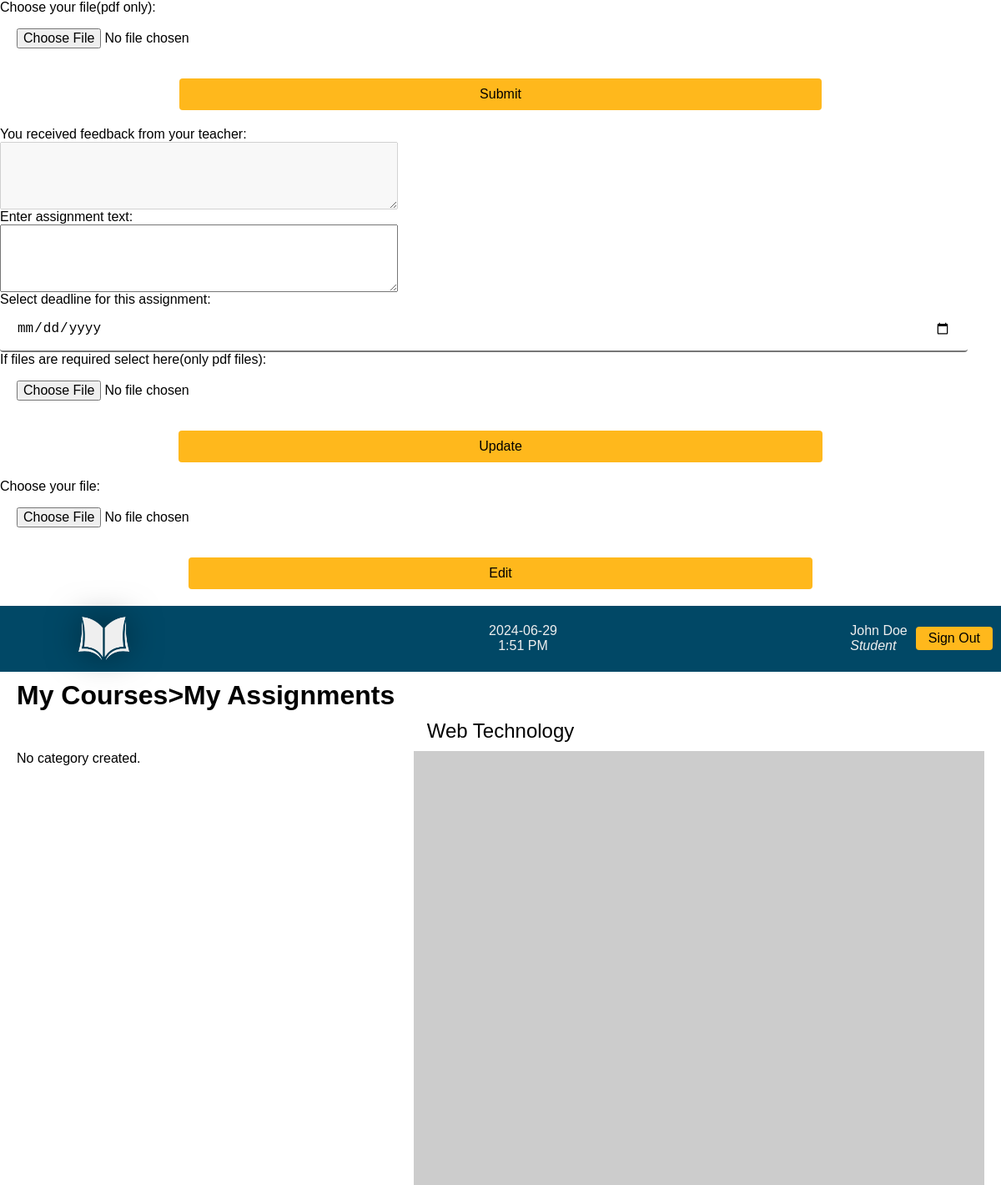
The app's page /pages/assignment.php?course_code=CACS205 (signed in), older data.
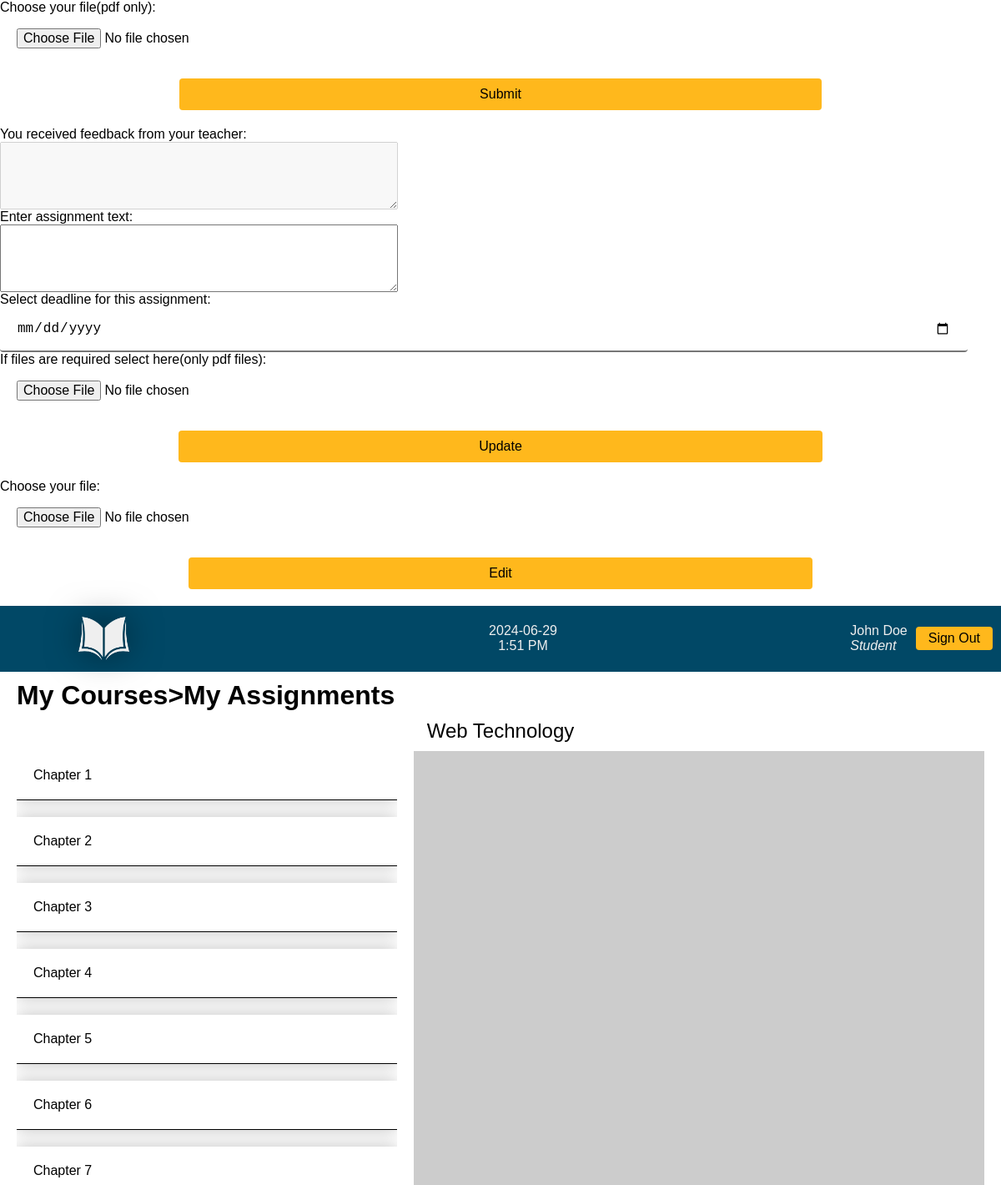
The same page, newer data.
### tables this page shows
CREATE TABLE `students` (
  `student_id` int(11) NOT NULL,
  `fname` varchar(20) DEFAULT NULL,
  `lname` varchar(20) DEFAULT NULL,
  `phone` bigint(20) DEFAULT NULL,
  `email` varchar(40) DEFAULT NULL,
  `username` varchar(8) DEFAULT NULL,
  `password` char(255) DEFAULT NULL,
  `dob` date DEFAULT NULL,
  `age` smallint(6) GENERATED ALWAYS AS (timestampdiff(YEAR,`dob`,curdate())) VIRTUAL,
  `batch_year` year(4) DEFAULT NULL
);

CREATE TABLE `courses` (
  `course_code` varchar(10) NOT NULL,
  `course_title` varchar(50) DEFAULT NULL,
  `credit_hours` smallint(6) DEFAULT NULL,
  `lecture_hours` smallint(6) DEFAULT NULL,
  `tutorial_hours` smallint(6) DEFAULT NULL,
  `lab_hours` smallint(6) DEFAULT NULL,
  `elective_subject` tinyint(1) NOT NULL,
  `semester_number` smallint(6) DEFAULT NULL
);

CREATE TABLE `assignment_category` (
  `assignment_category_id` int(11) NOT NULL,
  `category_name` varchar(50) NOT NULL,
  `teacher_courses_id` int(11) DEFAULT NULL
);

### database/value_pull.php (called while the page is built, shortened)
<?php
    include_once 'check_result.php';
    function getDetails($username){
        $connection = connectDatabase();
        if ($_SESSION['title'] == 'teacher'){
            $sql = "SELECT teacher_id, fname, lname FROM teachers WHERE username='$username';";
        }
        else if ($_SESSION['title'] == 'student'){
            $sql = "SELECT student_id, fname, lname, batch_year, semester_number FROM students INNER JOIN batch USING (batch_year) WHERE username='$username';";
        }
        $result = mysqli_query($connection,$sql);
        $userDetails=[];
        while ($row = mysqli_fetch_assoc($result)) {
            array_push($userDetails, $row);
       }
       return $userDetails;
    }
    function getCourse($stdId,$value){
        $connection = connectDatabase();
        if ($_SESSION['title'] == 'teacher'){
            $sql = "SELECT course_code, course_title,semester_number FROM courses INNER JOIN teacher_courses USING (course_code) WHERE teacher_id=$value AND active_status=1;";
        }
        else if ($_SESSION['title'] == 'student'){
            if ($value !== '7' && $value !== '8') {
                $sql = "SELECT course_code, course_title FROM courses INNER JOIN batch USING (semester_number) WHERE semester_number='$value';";
            }
        }
        $result = mysqli_query($connection,$sql);
        $courseNames = [];
        while ($row = mysqli_fetch_assoc($result)) {
            array_push($courseNames, $row);
       }
       return $courseNames;
    }
    function getSubjectTeacher($course_code){
        $connection = connectDatabase();
        $sql = "SELECT teacher_id,fname, lname from teachers INNER JOIN teacher_courses USING (teacher_id) WHERE course_code='$course_code' AND teacher_courses.active_status=1";
        $result = mysqli_query($connection,$sql);
        $teacherIdName = [];
        while ($row = mysqli_fetch_assoc($result)) {
            array_push($teacherIdName, $row);
        }
        return $teacherIdName;
    }
    function getCategory($teacherId,$courseCode){
        $connection = connectDatabase();
        $sql = "SELECT teacher_courses_id,assignment_category_id,category_name from assignment_category INNER JOIN teacher_courses USING (teacher_courses_id) WHERE teacher_id = '$teacherId' AND course_code = '$courseCode' AND active_status='1';";
        $result = mysqli_query($connection,$sql);
        if (checkResult($result,$connection) !== true){
            return false;
        }
        $categoryNames = [];
        while ($row = mysqli_fetch_assoc($result)) {
            array_push($categoryNames, $row);
        }
        return $categoryNames;
    }
?>

### database/check_result.php (called while the page is built, shortened)
<?php
    function checkResult($result,$connection) {
        if($result && mysqli_num_rows($result)>0){
            return true;
        } else {
            return false;
        }
    }
?>

### pages/assignment.php (the view, shortened to what this page needs)
<?php
    include_once '../database/value_pull.php';
    include_once 'popup_modal.php';
    include_once 'popup_modal_modify.php';
    $loggedInUsername = $_SESSION['username'];
    $title = $_SESSION['title'];
    if(isset($_GET['course_code'])) {
        $courseCode = $_GET['course_code'];
    }
    if($title == 'student') {
        $userDetails = getDetails($loggedInUsername);
        foreach($userDetails as $detail){
            $stdId = $detail['student_id'];
            $semesterNumber = $detail['semester_number'];
        }
    }
?>
<!DOCTYPE html>
<html lang="en">
<head>
    <link rel="stylesheet" href="../css/style.css">
</head>
<body>
    <?php include_once 'login_navbar.php'; ?>
    <div class="heading">
        <h1><a href="dashboard.php">My Courses</a>>My Assignments</h1>
    </div>
    <div class="course-title">
        <?php
            if ($title == 'teacher'){
                $courseName = getCourse(null,$_SESSION['teacher_id']);
            } else if ($title == 'student'){
                $courseName = getCourse($stdId,$semesterNumber);
            }
            foreach($courseName as $courseName){
                if ($courseName['course_code'] == $_GET['course_code']){
                    echo $courseName['course_title'];
                    break;
                }
            }
        ?>
    </div>
    <div class="assignment-container">
        <div class="left">
            <div class="left-titles">
                <?php
                    if ($title == 'teacher'){
                        $categoryNames = getCategory($_SESSION['teacher_id'],$courseCode);
                    } elseif ($title == 'student') {
                        $teacherId = getSubjectTeacher($courseCode);
                        foreach ($teacherId as $teacherId) {
                            $teacherId = $teacherId['teacher_id'];
                        }
                        $categoryNames = getCategory($teacherId,$courseCode);
                    }
                    if ($categoryNames == false){
                        echo 'No category created.';
                    }else {
                        foreach ($categoryNames as $name){
                ?>
                <div class="category-name" onclick="loadQuestion(<?php echo $name['assignment_category_id'].','.$name['teacher_courses_id'];?>); keepSelected()">
                    <span><?php echo $name['category_name']; ?></span>
                </div>
                <?php
                        }
                    }
                ?>
            </div>
        </div>
        <div class="right">
        </div>
    </div>
<link rel="stylesheet" href="https://cdnjs.cloudflare.com/ajax/libs/jquery-modal/0.9.2/jquery.modal.min.css" />
</body>
</html>

### pages/popup_modal.php (shortened to what this page needs)
<?php
include_once '../database/value_pull.php';
$loggedInUsername = $_SESSION['username'];
if ($_SESSION['title'] == 'student') {
    $userDetails = getDetails($loggedInUsername);
}
?>
<?php
if ($_SESSION['title'] == 'student') {
?>
    <div id="submit-file" class="modal">
        <form action="" method="post" enctype="multipart/form-data" onsubmit="return validateSubmitFileForm()">
            <div class="input-control">
                <label for="submission-file">Choose your file(pdf only): </label>
                <input type="file" id="submission-file" name="submission_file">
            </div>
            <div class="form-button">
                <input type="submit" value="Submit" name="submitFile">
            </div>
        </form>
    </div>
<?php
}
?>
<?php
 if ($_SESSION['title'] == 'student'){
 ?>
<div id="view-feedback" class="modal">
    <div class="input-control">
        <label for="assignment-text">You received feedback from your teacher:</label><br>
        <textarea rows="5" cols="57" id="feedback-text" name="feedback_text" value="" disabled></textarea>
    </div>
</div>
<?php
 }
 ?>

### pages/popup_modal_modify.php (shortened to what this page needs)
<?php
    include_once '../database/value_pull.php';
?>
<div id="update-assignment" class="modal">
    <form action="" method="post" enctype="multipart/form-data" onsubmit="return validateUpdateAssignmentForm()">
        <div class="input-control">
            <label for="assignment-text">Enter assignment text:</label><br>
            <textarea rows="5" cols="57" id="update-assignment-text" name="update_assignment_text"></textarea>
        </div>
        <div class="input-control">
            <label for="assignment-deadline">Select deadline for this assignment:</label>
            <input type="date" id="update-assignment-deadline" name="update_assignment_deadline">
        </div>
        <div class="input-control">
            <label for="update-assignment-file">If files are required select here(only pdf files):</label>
            <input type="file" name="update_assignment_file">
        </div>
        <div class="form-button">
            <input type="submit" value="Update" name="updateAssignment">
        </div>
    </form>
</div>
<div id="edit-file" class="modal">
    <form action="" method="post" enctype="multipart/form-data" onsubmit="return validateEditFileForm()">
        <div class="input-control">
            <label for="submission-file">Choose your file:</label>
            <input type="file" id="edit-submission-file" name="edit_submission_file">
        </div>
        <div class="form-button">
            <input type="submit" value="Edit" name="editFile">
        </div>
    </form>
</div>

### pages/login_navbar.php (shortened to what this page needs)
<?php
    include_once '../database/value_pull.php';
    $loggedInUsername = $_SESSION['username'];
    $userDetails = getDetails($loggedInUsername);
    foreach($userDetails as $detail){
        $name = $detail['fname']. ' ' .$detail['lname'];
    }
?>
<div class="nav-header">
    <div class="logo">
        <img src="../images/logo-without-name.svg" alt="Assignment Digitalization">
    </div>
    <div class="nav-time" id="nav-time">
        <div class="date" id="nav-date"></div>
        <div class="clock" id="nav-clock"></div>
    </div>
    <div class="nav-welcome">
        <p>
            <?php echo $name; ?>
            <br>
            <em><?php echo ucfirst(strtolower($_SESSION['title'])) ?></em>
        </p>
    </div>
    <div class="nav-button">
        <a href="sign_out.php"><button onclick="return confirm('Are you sure you want to sign out?');">Sign Out</button></a>
    </div>
</div>

### css/style.css (style rules this page uses)
body { margin:0; padding:0; height: 100%; box-sizing: border-box; font-family: 'Montserrat', sans-serif; }
.logo img { margin-left: 3%; height: 78.6px; width: 234.8px; filter: drop-shadow(0 0 20px #00000080); }
.input-control input { width: calc(100% - 40px); max-width: 100%; border-radius: 4px; padding: 16px 20px; border-width: 0 0 2px 0; transition: 0.25s ease; background-color: #fff; font-size: 16px; }
.form-button { display: flex; justify-content: center; align-items: center; margin-bottom: 2%; margin: 20px 0; }
.form-button input[type="submit"] { padding: 10px 30%; max-width: 100%; font-size:medium; border-radius: 4px; border: none; background: #ffb81c ; cursor: pointer; }
.nav-header { display: flex; background-color: #014866; }
.nav-time { color: #efefef; margin-left: auto; display: flex; flex-direction: column; align-items: center; justify-content: center; }
.nav-welcome { margin-left: auto; display: flex; align-items: center; justify-content: center; }
.nav-welcome p { font-size: 1rem; padding-right: 10px; color: #efefef; }
.nav-button { display: flex; align-items: center; justify-content: center; margin-right: 10px; }
.nav-button button { padding: 5px 15px; background: #ffb81c ; cursor: pointer; border: none; border-radius: 4px; font-size: medium; }
.heading h1 { text-align: left; margin: 10px 20px; }
.heading a { text-decoration: none; color: black; }
.course-title { font-size: 150%; text-align: center; padding-bottom: 10px; }
.assignment-container { display: flex; justify-content: space-between; padding: 0 20px; height: 65vh; column-gap: 20px; }
.assignment-container .left, .assignment-container .right { overflow-x: hidden; overflow-y: auto; display: flex; flex-direction: column; justify-content: space-between; }
.assignment-container .left { flex: 40%; }
.assignment-container .right { background-color: #ccc; flex: 60%; }
.left-titles, .right-titles { display: flex; flex-direction: column; }
.left-titles, .right-titles { gap: 20px; }
.left-titles .category-name { box-shadow: 0 0 20px 0 rgb(0, 0, 0, 0.25); cursor: pointer; border-bottom: 1px solid black; padding:20px; }

Row changes from the older to the newer data that the page shows:
added assignment_category: category_name "Chapter 1"
added assignment_category: category_name "Chapter 2"
added assignment_category: category_name "Chapter 3"
added assignment_category: category_name "Chapter 4"
added assignment_category: category_name "Chapter 5"
added assignment_category: category_name "Chapter 6"
added assignment_category: category_name "Chapter 7"
Text that changed along with them:
text no longer shown: "No category created."
